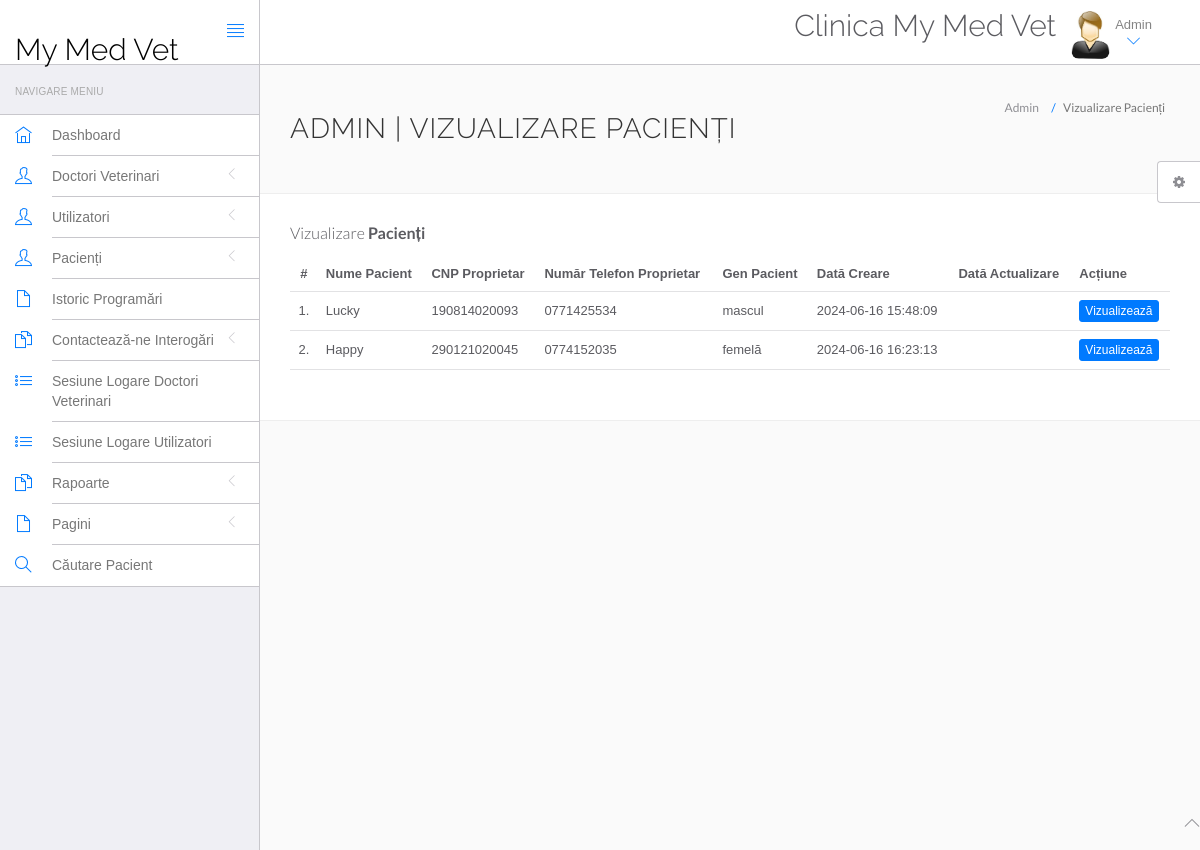
Screenshot of /mymedvet/admin/manage-patient.php (signed in) with the database file from the repository.
### tables this page shows
CREATE TABLE `tblpatient` (
  `ID` int(10) NOT NULL,
  `VetDocid` int(10) DEFAULT NULL,
  `PatientName` varchar(200) DEFAULT NULL,
  `PatientRECS` bigint(15) DEFAULT NULL,
  `PatientOwnerName` varchar(45) DEFAULT NULL,
  `PatientOwnerCNP` bigint(13) DEFAULT NULL,
  `PatientOwnerPhoneNumber` varchar(15) DEFAULT NULL,
  `PatientOwnerEmail` varchar(200) DEFAULT NULL,
  `PatientSpecies` varchar(200) DEFAULT NULL,
  `PatientGender` varchar(50) DEFAULT NULL,
  `PatientAddress` varchar(255) DEFAULT NULL,
  `PatientAge` varchar(100) DEFAULT NULL,
  `PatientMedhis` mediumtext DEFAULT NULL,
  `CreateDate` timestamp NULL DEFAULT current_timestamp(),
  `UpdateDate` timestamp NULL DEFAULT NULL ON UPDATE current_timestamp()
);

### mymedvet/admin/manage-patient.php (the view, shortened to what this page needs)
<?php
include('include/config.php');
if(strlen($_SESSION['id']==0)) {
 header('location:logout.php');
  } else{
?>
<!DOCTYPE html>
<html lang="en">
	<head>
		<link rel="stylesheet" href="vendor/bootstrap/css/bootstrap.min.css">
		<link rel="stylesheet" href="vendor/fontawesome/css/font-awesome.min.css">
		<link rel="stylesheet" href="vendor/themify-icons/themify-icons.min.css">
		<link href="vendor/animate.css/animate.min.css" rel="stylesheet" media="screen">
		<link href="vendor/perfect-scrollbar/perfect-scrollbar.min.css" rel="stylesheet" media="screen">
		<link href="vendor/switchery/switchery.min.css" rel="stylesheet" media="screen">
		<link href="vendor/bootstrap-touchspin/jquery.bootstrap-touchspin.min.css" rel="stylesheet" media="screen">
		<link href="vendor/select2/select2.min.css" rel="stylesheet" media="screen">
		<link href="vendor/bootstrap-datepicker/bootstrap-datepicker3.standalone.min.css" rel="stylesheet" media="screen">
		<link href="vendor/bootstrap-timepicker/bootstrap-timepicker.min.css" rel="stylesheet" media="screen">
		<link rel="stylesheet" href="customstyle/css/styles.css">
		<link rel="stylesheet" href="customstyle/css/plugins.css">
		<link rel="stylesheet" href="customstyle/css/themes/theme-1.css" id="skin_color" />
	</head>
	<body>
		<div id="app">
<?php include('include/sidebar.php');?>
<div class="app-content">
<?php include('include/header.php');?>
<div class="main-content" >
<div class="wrap-content container" id="container">
<section id="page-title">
<div class="row">
<div class="col-sm-8">
<h1 class="mainTitle">Admin | Vizualizare Pacienți</h1>
</div>
<ol class="breadcrumb">
<li>
<span>Admin</span>
</li>
<li class="active">
<span>Vizualizare Pacienți</span>
</li>
</ol>
</div>
</section>
<div class="container-fluid container-fullw bg-white">
<div class="row">
<div class="col-md-12">
<h5 class="over-title margin-bottom-15">Vizualizare <span class="text-bold">Pacienți</span></h5>
<table class="table table-hover" id="sample-table-1">
<thead>
<tr>
<th class="center">#</th>
<th>Nume Pacient </th>
<th>CNP Proprietar </th>
<th>Număr Telefon Proprietar </th>
<th>Gen Pacient </th>
<th>Dată Creare </th>
<th>Dată Actualizare </th>
<th>Acțiune</th>
</tr>
</thead>
<tbody>
<?php
$sql=mysqli_query($con,"select * from tblpatient");
$cnt=1;
while($row=mysqli_fetch_array($sql))
{
?>
<tr>
<td class="center"><?php echo $cnt;?>.</td>
<td class="hidden-xs"><?php echo $row['PatientName'];?></td>
<td><?php echo $row['PatientOwnerCNP'];?></td>
<td><?php echo $row['PatientOwnerPhoneNumber'];?></td>
<td><?php echo $row['PatientGender'];?></td>
<td><?php echo $row['CreateDate'];?></td>
<td><?php echo $row['UpdateDate'];?>
</td>
<td>
<a href="view-patient.php?viewid=<?php echo $row['ID'];?>" class="btn btn-primary btn-xs" target="_blank">Vizualizează</a>
</td>
</tr>
<?php
$cnt=$cnt+1;
 }?></tbody>
</table>
</div>
</div>
</div>
</div>
</div>
</div>
</div>
	<?php include('include/footer.php');?>
	<?php include('include/setting.php');?>
	</body>
</html>
<?php } ?>

### mymedvet/admin/customstyle/css/themes/theme-1.css (style rules this page uses)
body { background: #FAFAFA; }

### rows the page displays
tblpatient: PatientName "Lucky", PatientOwnerCNP "190814020093", PatientOwnerPhoneNumber "0771425534", PatientGender "mascul", CreateDate "2024-06-16 15:48:09"
tblpatient: PatientName "Happy", PatientOwnerCNP "290121020045", PatientOwnerPhoneNumber "0774152035", PatientGender "femelă", CreateDate "2024-06-16 16:23:13"
